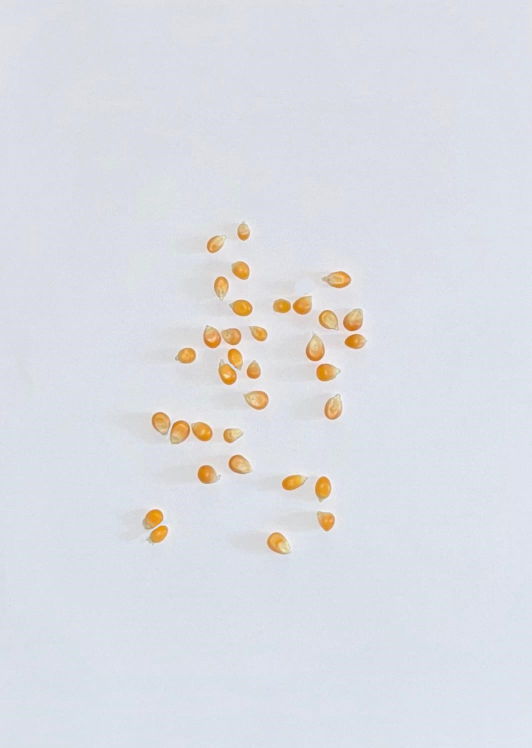
#> input picture misir.png, 1063 x 1496 px (shown at 1/2 size)
$ python taneTespit.py
#> lines starting #> are read from the running program, lines starting #| are printed output that depends on the picture; after the words box and inside, x2 and y2 are one past the last pixel; in counts of white or black regions, pixels touching at a corner belong together
import cv2
import numpy as np

# Görüntüyü yükle ve boyutlandır
image = cv2.imread('misir.png')
#> image is the input picture: shape (1496, 1063, 3); mean B, G, R 227.9, 221.6, 219
image = cv2.resize(image, (600, 600))
#> image: shape (600, 600, 3)
original = image.copy()

# HSV renk uzayına çevir
hsv = cv2.cvtColor(image, cv2.COLOR_BGR2HSV)
#> hsv: shape (600, 600, 3); mean H, S, V 106.9, 16.6, 230.9

# Sarı renk aralığı
lower_yellow = np.array([10, 60, 60])
upper_yellow = np.array([25, 255, 255])
mask = cv2.inRange(hsv, lower_yellow, upper_yellow)
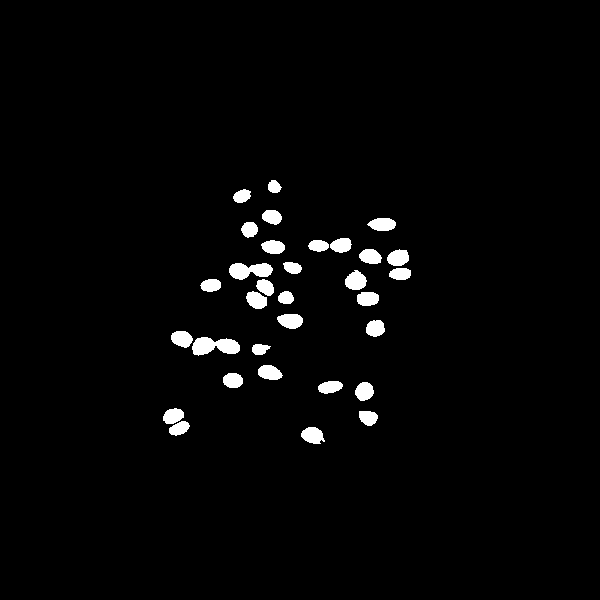
#> mask: shape (600, 600); 2.3% white; 32 white regions, largest, box (x1, y1, x2, y2) and area: (192, 337, 240, 356) 625, (229, 263, 273, 280) 522, (345, 270, 367, 290) 317

# Morfolojik işlemler
kernel = cv2.getStructuringElement(cv2.MORPH_ELLIPSE, (3, 3))
opened = cv2.morphologyEx(mask, cv2.MORPH_OPEN, kernel, iterations=2)
#> opened: shape (600, 600); 2.3% white; 32 white regions, largest, box (x1, y1, x2, y2) and area: (192, 337, 240, 356) 621, (229, 263, 273, 280) 520, (345, 270, 367, 290) 311

# Kenarları netleştir
edges = cv2.Canny(opened, 50, 150)
#> edges: shape (600, 600); 0.57% white in thin lines or dots, all inside (x1, y1, x2, y2) = (162, 179, 411, 444)
edges = cv2.dilate(edges, None, iterations=1)
#> edges: shape (600, 600); 1.9% white; 25 white regions, largest, box (x1, y1, x2, y2) and area: (227, 261, 275, 310) 787, (169, 329, 241, 357) 649, (343, 269, 380, 307) 445
enhanced_mask = cv2.subtract(opened, edges)
#> enhanced_mask: shape (600, 600); 1.4% white; 32 white regions, largest, box (x1, y1, x2, y2) and area: (194, 338, 238, 354) 409, (230, 264, 271, 278) 327, (346, 273, 365, 288) 196

# Distance transform
dist_transform = cv2.distanceTransform(enhanced_mask, cv2.DIST_L2, 5)
_, sure_fg = cv2.threshold(dist_transform, 0.3 * dist_transform.max(), 255, 0)
#> sure_fg: shape (600, 600) float32; 0.72% white; 34 white regions, largest, box (x1, y1, x2, y2) and area: (196, 340, 212, 352) 131, (348, 275, 363, 286) 118, (281, 317, 299, 325) 110
sure_fg = np.uint8(sure_fg)

# Arka plan ve bilinmeyen alanlar
sure_bg = cv2.dilate(opened, kernel, iterations=3)
#> sure_bg: shape (600, 600); 3.8% white; 24 white regions, largest, box (x1, y1, x2, y2) and area: (226, 260, 277, 312) 1580, (168, 328, 243, 359) 1393, (356, 246, 414, 283) 1241
unknown = cv2.subtract(sure_bg, sure_fg)
#> unknown: shape (600, 600); 3.1% white; 24 white regions, largest, box (x1, y1, x2, y2) and area: (226, 260, 277, 312) 1254, (168, 328, 243, 359) 1060, (356, 246, 414, 283) 993

# Marker etiketleme
_, markers = cv2.connectedComponents(sure_fg)
#> markers: shape (600, 600) int32; 35 distinct labels, from 0 to 34
markers = markers + 1
#> markers: shape (600, 600) int32; 35 distinct labels, from 1 to 35
markers[unknown == 255] = 0
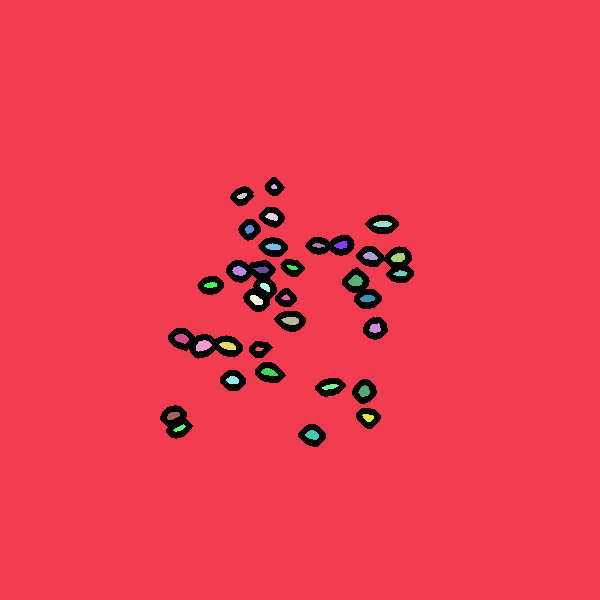
#> markers: shape (600, 600) int32; 36 distinct labels, from 0 to 35; one colour per label, 0 black

# Watershed
markers = cv2.watershed(image, markers)
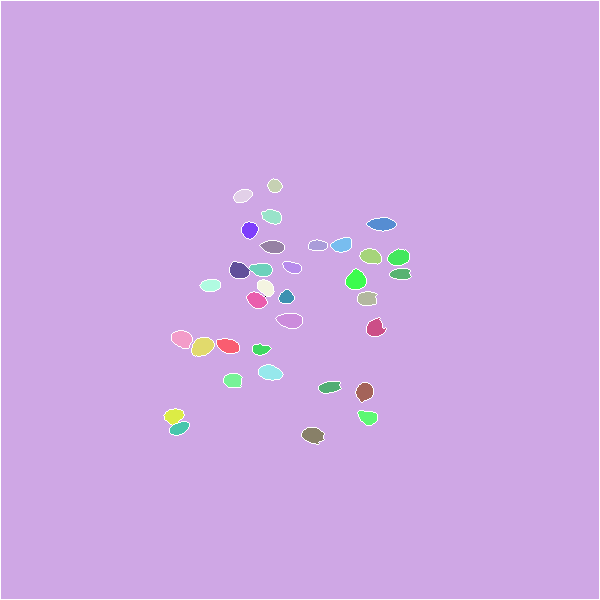
#> markers: shape (600, 600) int32; 37 distinct labels, from -1 to 35; one colour per label, 0 black, -1 white
output = image.copy()
output[markers == -1] = [255, 0, 0]  # sınırları mavi yapti
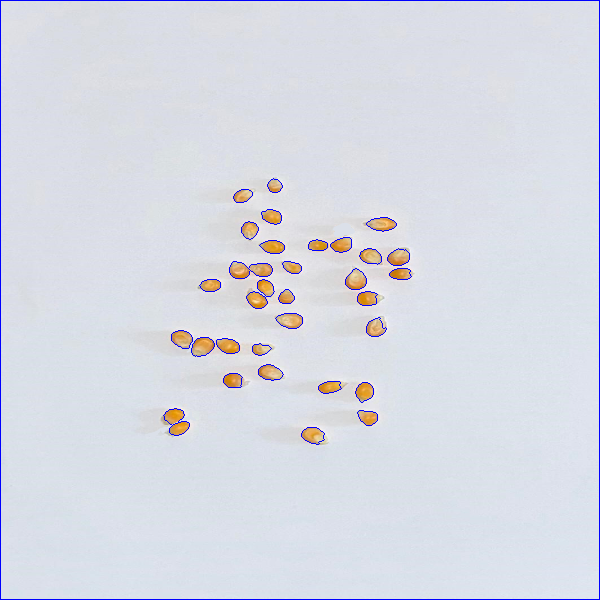
#> output: shape (600, 600, 3); mean B, G, R 228.5, 219.2, 216.5

# Kontur çizimi ve sayma
count = 0
for marker in np.unique(markers):
    if marker <= 1:
        continue
    mask_marker = np.uint8(markers == marker)
    contours, _ = cv2.findContours(mask_marker, cv2.RETR_EXTERNAL, cv2.CHAIN_APPROX_SIMPLE)
    for cnt in contours:
        if cv2.contourArea(cnt) > 45:
            count += 1
            cv2.drawContours(output, [cnt], -1, (255, 225, 0), 1)
            x, y, w, h = cv2.boundingRect(cnt)
            text_pos = (x, y - 5 if y - 5 > 10 else y + 15)
            cv2.putText(output, str(count), text_pos,
                        cv2.FONT_HERSHEY_SIMPLEX, 0.5, (255, 0, 0), 1)
#> this loop made 37 passes
#> mask_marker: shape (600, 600); values 0 (black) and 1 (white), 0.07% white; 1 white region, box (x1, y1, x2, y2) and area: (302, 428, 324, 444) 256
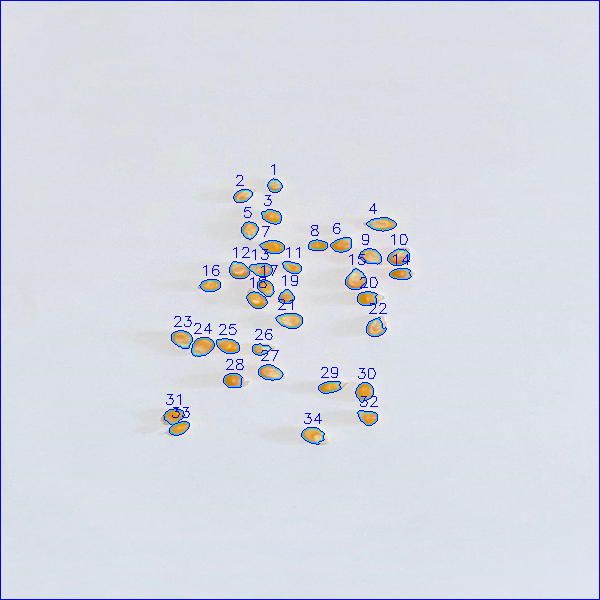
#> output: shape (600, 600, 3); 0.81% of pixels changed, all inside (x1, y1, x2, y2) = (164, 164, 411, 444)
#> after the loop, count = 34

# Toplam tane sayısı
cv2.putText(output, f"Tane Sayisi: {count}", (10, 30),
            cv2.FONT_HERSHEY_SIMPLEX, 1, (255, 0, 0), 2)
#> output: shape (600, 600, 3); 0.43% of pixels changed, all inside (x1, y1, x2, y2) = (10, 7, 252, 39)

# Görüntüler arası boşluk
gap = 10
white_gap = 255 * np.ones((600, gap, 3), dtype=np.uint8)

# İki görüntüyü yatay birleştir
combined_body = np.hstack((original, white_gap, output))
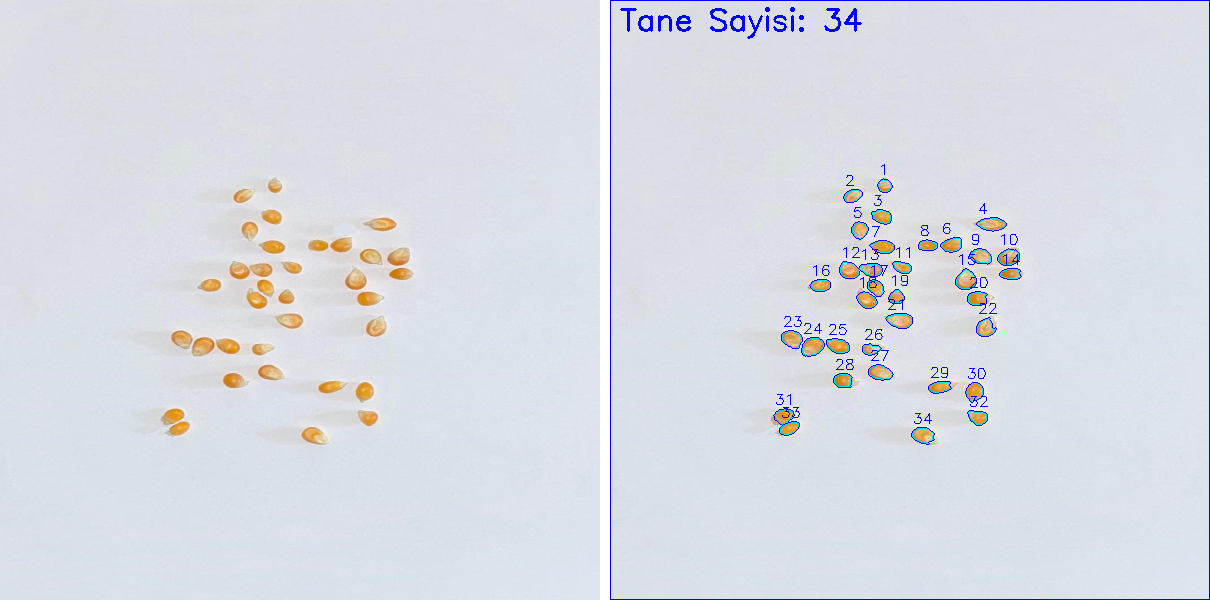
#> combined_body: shape (600, 1210, 3); mean B, G, R 228.8, 219.9, 216.7

# Başlık çubuğu (yüksekliği 40 piksel, genişliği otomatik)
title_height = 40
total_width = combined_body.shape[1]
#> total_width = 1210
title_bar = 255 * np.ones((title_height, total_width, 3), dtype=np.uint8)

# Başlık konumlarını dinamik hesapla
original_width = original.shape[1]
#> original_width = 600
output_width = output.shape[1]
#> output_width = 600

original_title_x = original_width // 2 - 80
#> original_title_x = 220
output_title_x = original_width + gap + output_width // 2 - 80
#> output_title_x = 830

cv2.putText(title_bar, "Orijinal Goruntu", (original_title_x, 25),
            cv2.FONT_HERSHEY_SIMPLEX, 0.8, (0, 0, 0), 2)
cv2.putText(title_bar, "Tespit Sonucu", (output_title_x, 25),
            cv2.FONT_HERSHEY_SIMPLEX, 0.8, (0, 0, 0), 2)

# Başlık ve içerik birleştir
combined = np.vstack((title_bar, combined_body))
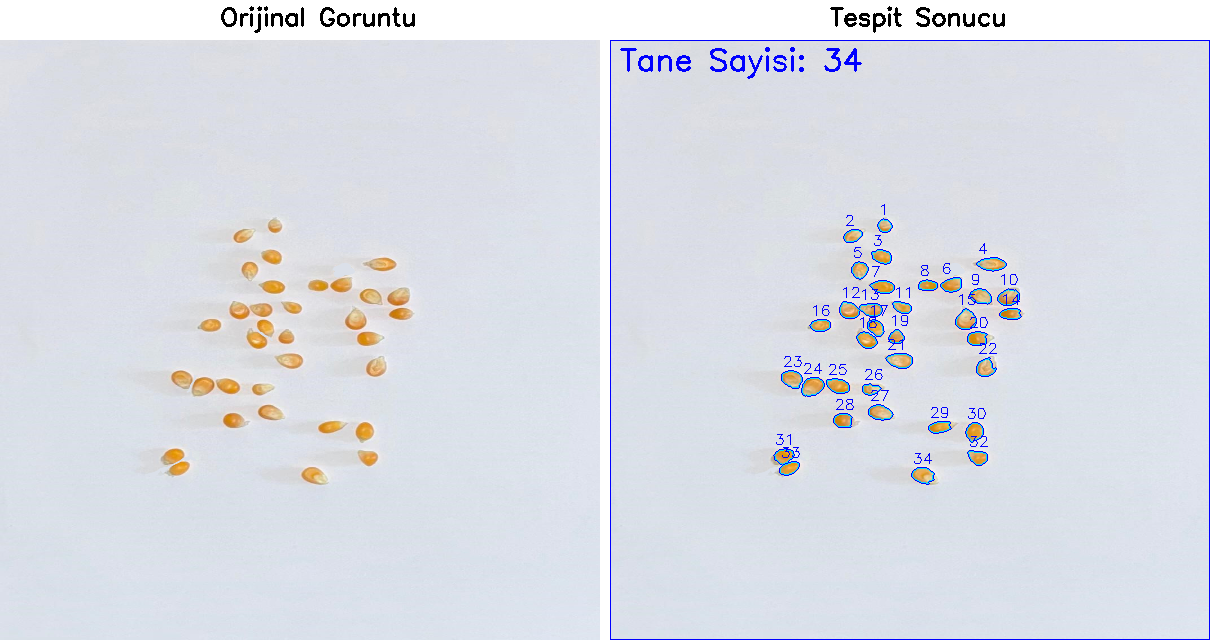
#> combined: shape (640, 1210, 3); mean B, G, R 229.7, 221.3, 218.3

# Sonucu göster
cv2.imshow("Misir Tanesi Tespiti", combined)
cv2.waitKey(0)
cv2.destroyAllWindows()
